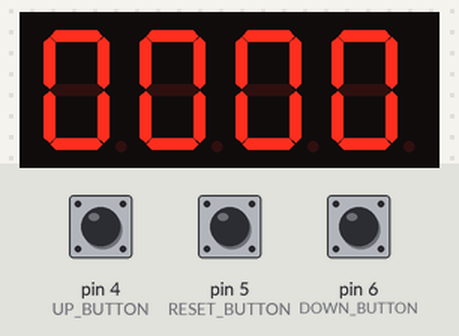
This sketch was run on a simulated Arduino Uno, built with avr-gcc and run on an emulated ATmega328P. On the bench: 4-digit seven-segment display. The inputs (shaded band) are chosen by the test bench; at power-on: pin 4 (UP_BUTTON) HIGH, pin 5 (RESET_BUTTON) HIGH, pin 6 (DOWN_BUTTON) HIGH. EEPROM starts erased.

Above: at 3.1 s.
3.2 s: pin 4 (UP_BUTTON) pulled LOW for 0.15 s
At 3.6 s:
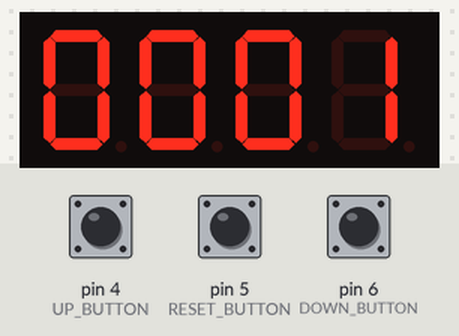
4.8 s: pin 4 (UP_BUTTON) pulled LOW for 1 s
At 6.1 s:
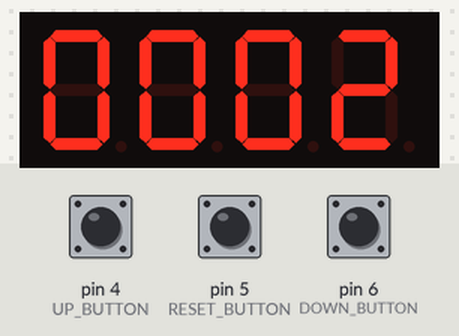
Timing chart, 0 to 7.8 s (numbered marks = the images above; inputs shaded):
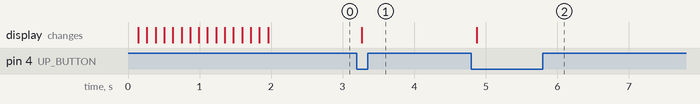

The sketch:

code.ino
```cpp
#include <TM1637Display.h>
#include <EEPROM.h>

// Hardware Pin Definitions
const uint8_t CLK = 3;
const uint8_t DIO = 2;
const uint8_t UP_BUTTON = 4;
const uint8_t RESET_BUTTON = 5;
const uint8_t DOWN_BUTTON = 6;

TM1637Display display(CLK, DIO);

int count = 0;
const int eepromAddress = 0;

// Independent Button States and Debounce Timers
bool currentUpState = HIGH;
bool lastUpState = HIGH;
unsigned long lastUpDebounceTime = 0;

bool currentDownState = HIGH;
bool lastDownState = HIGH;
unsigned long lastDownDebounceTime = 0;

bool currentResetState = HIGH;
bool lastResetState = HIGH;
unsigned long lastResetDebounceTime = 0;

const unsigned long DEBOUNCE_DELAY = 50;

// Timing Variables
unsigned long lastButtonPressTime = 0;
bool needsSaving = false;
const unsigned long EEPROM_SAVE_DELAY = 2000;

// Custom Segment Definitions for Snake Animation
#define SEG_A 0b00000001
#define SEG_B 0b00000010
#define SEG_C 0b00000100
#define SEG_D 0b00001000
#define SEG_E 0b00010000
#define SEG_F 0b00100000
#define SEG_G 0b01000000

void setup() {
  display.setBrightness(0x0f);

  // --- SNAKE SPLASH SEQUENCE ---
  // Array holding the explicitly sized 4-digit segment map frames
  uint8_t snakeFrames[][4] = {
    { SEG_A, 0, 0, 0 },
    { 0, SEG_A, 0, 0 },
    { 0, 0, SEG_A, 0 },
    { 0, 0, 0, SEG_A },
    { 0, 0, 0, SEG_B },
    { 0, 0, 0, SEG_G },
    { 0, 0, SEG_G, 0 },
    { 0, SEG_G, 0, 0 },
    { SEG_G, 0, 0, 0 },
    { SEG_E, 0, 0, 0 },
    { SEG_D, 0, 0, 0 },
    { 0, SEG_D, 0, 0 },
    { 0, 0, SEG_D, 0 },
    { 0, 0, 0, SEG_D },
    { 0, 0, 0, SEG_C },
    { 0, 0, 0, 0 } // Clear screen at the end
  };

  int totalFrames = sizeof(snakeFrames) / sizeof(snakeFrames[0]);
  for (int i = 0; i < totalFrames; i++) {
    display.setSegments(snakeFrames[i]);
    delay(100); // Animation speed (lower means faster snake)
  }

  // Load counter value after splash screen finishes
  EEPROM.get(eepromAddress, count);
  if (count < 0 || count > 9999) {
    count = 0;
  }

  pinMode(UP_BUTTON, INPUT_PULLUP);
  pinMode(DOWN_BUTTON, INPUT_PULLUP);
  pinMode(RESET_BUTTON, INPUT_PULLUP);

  updateDisplay();
}

void loop() {
  unsigned long currentMillis = millis();

  // --- UP BUTTON ---
  bool readingUp = digitalRead(UP_BUTTON);
  if (readingUp != lastUpState) {
    lastUpDebounceTime = currentMillis;
  }
  if ((currentMillis - lastUpDebounceTime) > DEBOUNCE_DELAY) {
    if (readingUp != currentUpState) {
      currentUpState = readingUp;
      if (currentUpState == LOW) {
        handleUpButton();
      }
    }
  }
  lastUpState = readingUp;

  // --- DOWN BUTTON ---
  bool readingDown = digitalRead(DOWN_BUTTON);
  if (readingDown != lastDownState) {
    lastDownDebounceTime = currentMillis;
  }
  if ((currentMillis - lastDownDebounceTime) > DEBOUNCE_DELAY) {
    if (readingDown != currentDownState) {
      currentDownState = readingDown;
      if (currentDownState == LOW) {
        handleDownButton();
      }
    }
  }
  lastDownState = readingDown;

  // --- RESET BUTTON ---
  bool readingReset = digitalRead(RESET_BUTTON);
  if (readingReset != lastResetState) {
    lastResetDebounceTime = currentMillis;
  }
  if ((currentMillis - lastResetDebounceTime) > DEBOUNCE_DELAY) {
    if (readingReset != currentResetState) {
      currentResetState = readingReset;
      if (currentResetState == LOW) {
        handleResetButton();
      }
    }
  }
  lastResetState = readingReset;

  // --- SMART EEPROM AUTO-SAVE ---
  if (needsSaving && (currentMillis - lastButtonPressTime >= EEPROM_SAVE_DELAY)) {
    int eepromCheck;
    EEPROM.get(eepromAddress, eepromCheck);
    if (eepromCheck != count) {
      EEPROM.put(eepromAddress, count);
    }
    needsSaving = false;
  }
}

// --- BUTTON ACTION ROUTINES ---
void handleUpButton() {
  lastButtonPressTime = millis();
  count++;
  if (count > 9999) {
    count = 0;
  }
  needsSaving = true;
  updateDisplay();
}

void handleDownButton() {
  lastButtonPressTime = millis();
  count--;
  if (count < 0) {
    count = 9999;
  }
  needsSaving = true;
  updateDisplay();
}

void handleResetButton() {
  lastButtonPressTime = millis();
  count = 0;

  // Safe write behavior: check before burning an EEPROM rewrite cycle
  int eepromCheck;
  EEPROM.get(eepromAddress, eepromCheck);
  if (eepromCheck != count) {
    EEPROM.put(eepromAddress, count);
  }

  needsSaving = false;
  updateDisplay();
}

// --- DISPLAY DRIVER ROUTINE ---
void updateDisplay() {
  display.showNumberDec(count, true);
}
```

Measured:
- after the input at 3.2 s, the display: changes after 0.07 s (image 1)
- after the input at 4.8 s, the display: changes after 0.07 s (image 2)
